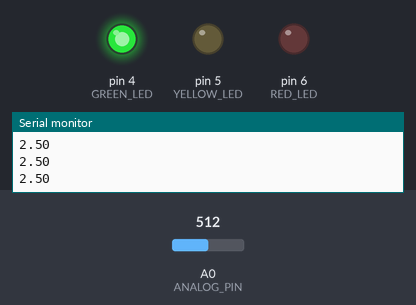
The sketch below on a simulated Arduino Uno, built with avr-gcc and run on an emulated ATmega328P. Parts: output pins drawn as LEDs (lit = HIGH), the last lines printed to the serial monitor. The inputs (shaded band) are chosen by the test bench; at power-on: A0 (ANALOG_PIN) = 512.

Above: at 1.2 s.
1.3 s: A0 (ANALOG_PIN) set to 606
2.9 s: A0 (ANALOG_PIN) set to 630
At 4.0 s:
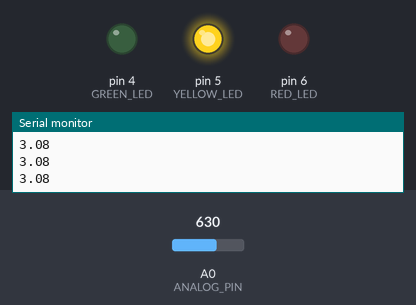
4.7 s: A0 (ANALOG_PIN) set to 800
6.2 s: A0 (ANALOG_PIN) set to 830
At 7.4 s:
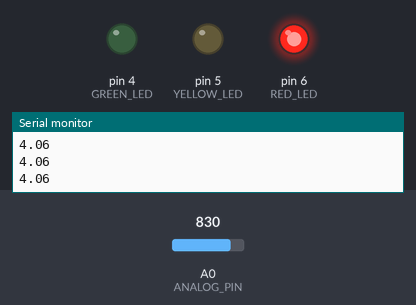
8.0 s: A0 (ANALOG_PIN) set to 716
At 9.4 s:
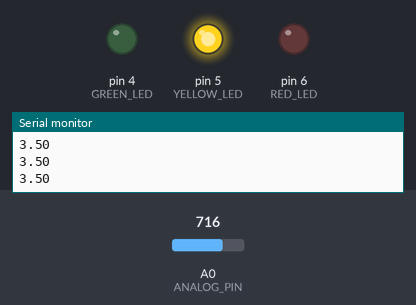
9.7 s: A0 (ANALOG_PIN) set to 900
At 10.3 s:
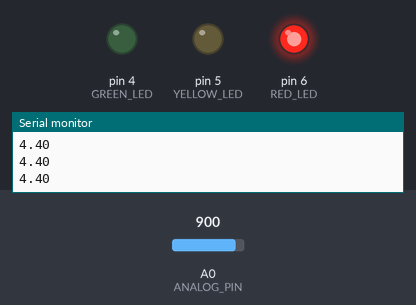
Timing chart, 0 to 12.5 s (numbered marks = the images above; inputs shaded):
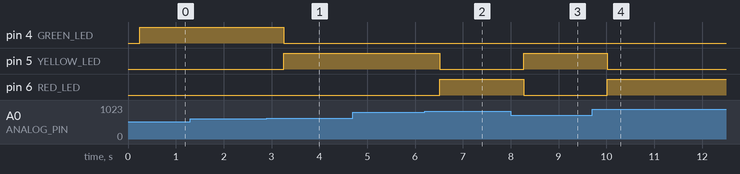

Measured:
- the behaviour switches between 613 and 614 on A0 (ANALOG_PIN) (found by bisection; images 0 and 1)
- the behaviour switches between 818 and 819 on A0 (ANALOG_PIN) (found by bisection; images 1 and 2)
- after the input at 2.9 s, pin 4 (GREEN_LED): HIGH → LOW after 0.36 s; pin 5 (YELLOW_LED): LOW → HIGH after 0.36 s
- after the input at 6.2 s, pin 5 (YELLOW_LED): HIGH → LOW after 0.31 s; pin 6 (RED_LED): LOW → HIGH after 0.31 s
- after the input at 8.0 s, pin 5 (YELLOW_LED): LOW → HIGH after 0.27 s; pin 6 (RED_LED): HIGH → LOW after 0.27 s
- after the input at 9.7 s, pin 5 (YELLOW_LED): HIGH → LOW after 0.32 s; pin 6 (RED_LED): LOW → HIGH after 0.32 s

The sketch:

9.1._Voltage_Level_Indicator_with_Multi-LED_Feedback.ino
```cpp
/*
This Arduino program reads an analog voltage from pin A0, calculates its corresponding value, and provides visual
feedback using three LEDs (green, yellow, and red) based on the voltage level. The green LED indicates low voltage (<3.0V),
the yellow LED indicates medium voltage (3.0V to <4.0V), and the red LED indicates high voltage (>4.0V). The calculated voltage is
also displayed in the Serial Monitor.

Required Materials:
  - Arduino Uno board
  - USB power cable
  - 3 LEDs (green, yellow, red)
  - 3 resistors of 220 ohms (one for each LED)
  - Potentiometer or analog sensor
  - Breadboard and connecting wires
*/

const int RED_LED = 6;
const int YELLOW_LED = 5;
const int GREEN_LED = 4;
const int ANALOG_PIN = A0;
const float VOLTAGE_ARDUINO = 5.0;
const int SLEEP = 250;
float read = 0.0;
float voltage_read = 0.0;

void setup() {
  pinMode(ANALOG_PIN, INPUT);
  pinMode(RED_LED, OUTPUT);
  pinMode(YELLOW_LED, OUTPUT);
  pinMode(GREEN_LED, OUTPUT);
  Serial.begin(9600);

}

void loop() {
  read = analogRead(ANALOG_PIN);
  voltage_read = (read * VOLTAGE_ARDUINO) / 1023.0;
  Serial.println(voltage_read);
  delay(SLEEP);

  if (voltage_read < 3.0){
    digitalWrite(GREEN_LED, HIGH);
    digitalWrite(YELLOW_LED, LOW);
    digitalWrite(RED_LED, LOW);
  }
  else if (voltage_read < 4.0 && voltage_read >= 3.0) {
    digitalWrite(GREEN_LED, LOW);
    digitalWrite(YELLOW_LED, HIGH);
    digitalWrite(RED_LED, LOW);
  }
  else if (voltage_read > 4.0){
    digitalWrite(GREEN_LED, LOW);
    digitalWrite(YELLOW_LED, LOW);
    digitalWrite(RED_LED, HIGH);
  }
}
```
